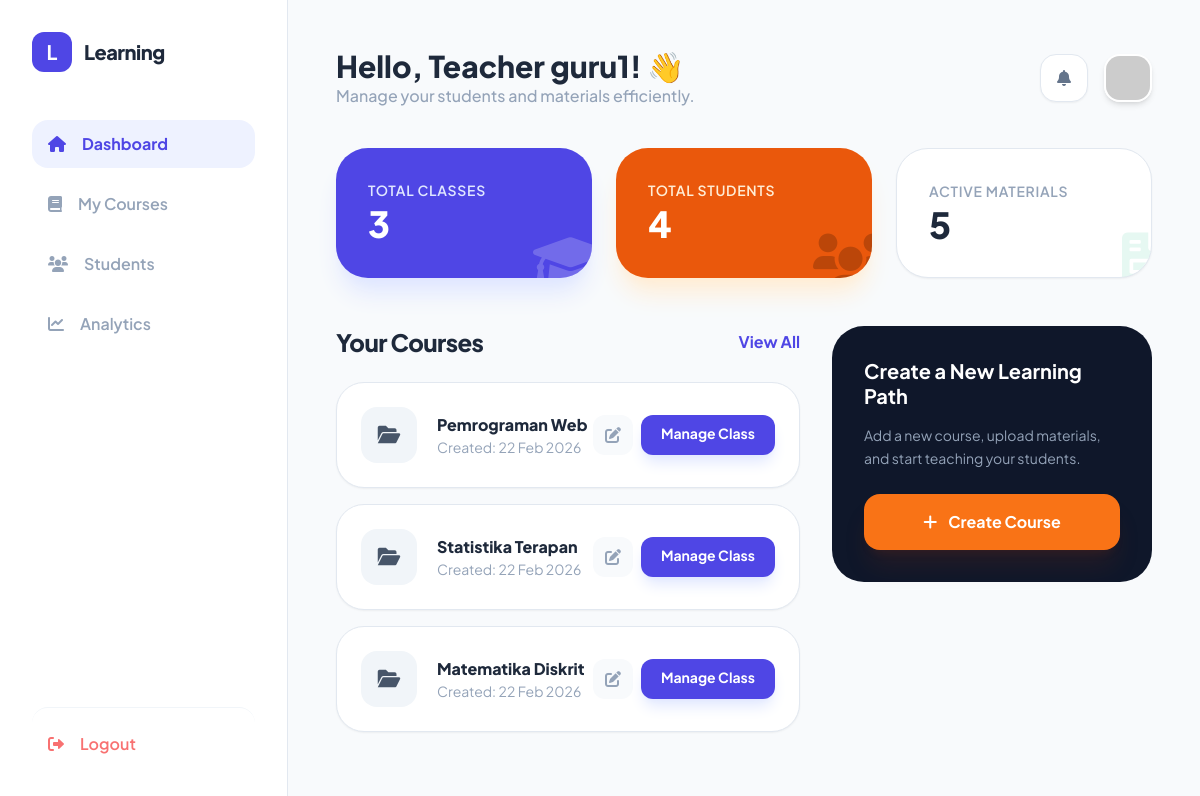
Screenshot of /dashboard_teacher.php (signed in) with the database file from the repository.
### tables this page shows
CREATE TABLE `courses` (
  `id` int(11) NOT NULL,
  `teacher_id` int(11) DEFAULT NULL,
  `title` varchar(100) NOT NULL,
  `class_code` varchar(10) DEFAULT NULL,
  `description` text DEFAULT NULL
);

### dashboard_teacher.php (the view, shortened to what this page needs)
<?php
include 'koneksi.php';
$username = $_SESSION['username'];
$teacher_id = $_SESSION['user_id'];
$count_classes = mysqli_query($conn, "SELECT COUNT(*) as total FROM courses WHERE teacher_id = '$teacher_id'");
$total_classes = mysqli_fetch_assoc($count_classes)['total'];
$count_students = mysqli_query($conn, "SELECT COUNT(DISTINCT enrollments.student_id) as total
    FROM enrollments
    JOIN courses ON enrollments.course_id = courses.id
    WHERE courses.teacher_id = '$teacher_id'");
$total_students = mysqli_fetch_assoc($count_students)['total'];
$count_materials = mysqli_query($conn, "SELECT COUNT(*) as total
    FROM materials
    JOIN courses ON materials.course_id = courses.id
    WHERE courses.teacher_id = '$teacher_id'");
$total_materials = mysqli_fetch_assoc($count_materials)['total'];
$query_classes = "SELECT * FROM courses WHERE teacher_id = '$teacher_id' ORDER BY id DESC";
$result_classes = mysqli_query($conn, $query_classes);
?>
<!DOCTYPE html>
<html lang="en">
<head>
    <script src="https://cdn.tailwindcss.com"></script>
    <link href="https://cdnjs.cloudflare.com/ajax/libs/font-awesome/6.0.0/css/all.min.css" rel="stylesheet">
</head>
<body class="bg-slate-50 flex h-screen overflow-hidden">
    <aside class="w-72 bg-white border-r border-slate-200 flex flex-col p-8">
        <div class="flex items-center gap-3 mb-12">
            <div class="w-10 h-10 bg-indigo-600 rounded-xl flex items-center justify-center text-white font-bold text-xl">L</div>
            <span class="text-xl font-extrabold text-slate-800 tracking-tight">Learning</span>
        </div>
        <nav class="space-y-3 flex-1">
            <a href="dashboard_teacher.php" class="flex items-center gap-4 text-indigo-600 bg-indigo-50 px-4 py-3 rounded-2xl font-bold transition">
                <i class="fa-solid fa-house"></i> Dashboard
            </a>
            <a href="course_teacher.php" class="flex items-center gap-4 text-slate-400 hover:text-indigo-600 hover:bg-indigo-50 px-4 py-3 rounded-2xl font-semibold transition">
                <i class="fa-solid fa-book"></i> My Courses
            </a>
            <a href="students.php" class="flex items-center gap-4 text-slate-400 hover:text-indigo-600 hover:bg-indigo-50 px-4 py-3 rounded-2xl font-semibold transition">
                <i class="fa-solid fa-users"></i> Students
            </a>
            <a href="analytics.php" class="flex items-center gap-4 text-slate-400 hover:text-indigo-600 hover:bg-indigo-50 px-4 py-3 rounded-2xl font-semibold transition">
                <i class="fa-solid fa-chart-line"></i> Analytics
            </a>
        </nav>
        <a href="logout.php" class="flex items-center gap-4 text-red-400 hover:text-red-600 px-4 py-3 rounded-2xl font-semibold transition mt-auto border-t border-slate-100 pt-6">
            <i class="fa-solid fa-right-from-bracket"></i> Logout
        </a>
    </aside>
    <main class="flex-1 overflow-y-auto p-12">
        <header class="flex justify-between items-center mb-10">
            <div>
                <h1 class="text-3xl font-extrabold text-slate-800">Hello, Teacher <?php echo $username; ?>! 👋</h1>
                <p class="text-slate-400 font-medium">Manage your students and materials efficiently.</p>
            </div>
            <div class="flex items-center gap-4">
                <button class="w-12 h-12 bg-white border border-slate-200 rounded-2xl flex items-center justify-center text-slate-500 hover:bg-slate-50 transition shadow-sm">
                    <i class="fa-solid fa-bell"></i>
                </button>
                <img src="https://ui-avatars.com/api/?name=<?php echo $username; ?>&background=4f46e5&color=fff" class="w-12 h-12 rounded-2xl shadow-md border-2 border-white">
            </div>
        </header>
<div class="grid grid-cols-1 md:grid-cols-3 gap-6 mb-12">
            <div class="bg-indigo-600 p-8 rounded-[32px] text-white shadow-xl shadow-indigo-100 flex flex-col justify-between relative overflow-hidden group">
                <i class="fa-solid fa-graduation-cap text-6xl absolute -right-4 -bottom-4 opacity-20 group-hover:scale-110 transition"></i>
                <div class="relative z-10">
                    <h4 class="text-indigo-100 text-sm font-semibold uppercase tracking-wider mb-1">Total Classes</h4>
                    <span class="text-4xl font-extrabold"><?php echo $total_classes; ?></span>
                </div>
            </div>
            <div class="bg-orange-600 p-8 rounded-[32px] btext-white shadow-xl shadow-orange-100 flex flex-col justify-between relative overflow-hidden group">
                <i class="fa-solid fa-users text-6xl absolute -right-4 -bottom-4 opacity-20 group-hover:scale-110 transition"></i>
                <div class="relative z-10">
                    <h4 class="text-orange-100 text-sm font-semibold uppercase tracking-wider mb-1">Total Students</h4>
                    <span class="text-4xl font-extrabold text-white"><?php echo $total_students; ?></span>
                </div>
            </div>
            <div class="bg-white p-8 rounded-[32px] border border-slate-200 shadow-sm flex flex-col justify-between relative overflow-hidden group">
                <i class="fa-solid fa-file-invoice text-6xl absolute -right-4 -bottom-4 text-emerald-500 opacity-10 group-hover:scale-110 transition"></i>
                <div class="relative z-10">
                    <h4 class="text-slate-400 text-sm font-semibold uppercase tracking-wider mb-1">Active Materials</h4>
                    <span class="text-4xl font-extrabold text-slate-800"><?php echo $total_materials; ?></span>
                </div>
            </div>
        </div>
        <div class="flex flex-col md:flex-row gap-8">
            <div class="flex-1">
                <div class="flex items-center justify-between mb-6">
                    <h2 class="text-2xl font-extrabold text-slate-800 tracking-tight">Your Courses</h2>
                    <a href="course_teacher.php" class="text-indigo-600 font-bold hover:underline">View All</a>
                </div>
                <div class="space-y-4">
                    <?php if(mysqli_num_rows($result_classes) > 0): ?>
                        <?php while($class = mysqli_fetch_assoc($result_classes)): ?>
                        <div class="bg-white p-6 rounded-[28px] border border-slate-200 shadow-sm flex items-center justify-between hover:border-indigo-300 transition group">
                            <div class="flex items-center gap-5">
                                <div class="w-14 h-14 bg-slate-100 text-slate-600 rounded-2xl flex items-center justify-center text-xl group-hover:bg-indigo-600 group-hover:text-white transition">
                                    <i class="fa-solid fa-folder-open"></i>
                                </div>
                                <div>
                                    <h4 class="font-extrabold text-slate-800"><?php echo $class['title']; ?></h4>
                                    <p class="text-slate-400 text-sm">Created: <?php echo date('d M Y', strtotime($class['created_at'] ?? 'now')); ?></p>
                                </div>
                            </div>
                            <div class="flex gap-2">
                                <a href="edit_course.php?id=<?php echo $class['id']; ?>" class="w-10 h-10 bg-slate-50 text-slate-400 rounded-xl flex items-center justify-center hover:bg-amber-50 hover:text-amber-600 transition">
                                    <i class="fa-solid fa-pen-to-square"></i>
                                </a>
                                <a href="course_detail.php?id=<?php echo $class['id']; ?>" class="px-5 py-2 bg-indigo-600 text-white rounded-xl text-sm font-bold shadow-lg shadow-indigo-100 hover:bg-indigo-700 transition">
                                    Manage Class
                                </a>
                            </div>
                        </div>
                        <?php endwhile; ?>
                    <?php else: ?>
                        <div class="text-center py-10 bg-white rounded-[28px] border-2 border-dashed border-slate-200">
                            <p class="text-slate-400">No courses created yet.</p>
                        </div>
                    <?php endif; ?>
                </div>
            </div>
            <div class="w-full md:w-80">
                <div class="bg-slate-900 p-8 rounded-[32px] text-white">
                    <h3 class="text-xl font-bold mb-4 leading-tight">Create a New Learning Path</h3>
                    <p class="text-slate-400 text-sm mb-6 leading-relaxed">Add a new course, upload materials, and start teaching your students.</p>
                    <a href="create_course.php" class="block w-full text-center bg-orange-500 hover:bg-orange-600 text-white font-bold py-4 rounded-2xl shadow-xl shadow-orange-900/20 transition transform active:scale-95">
                        <i class="fa-solid fa-plus mr-2"></i> Create Course
                    </a>
                </div>
            </div>
        </div>
    </main>
</body>
</html>

### dashboard_teacher.php (style rules this page uses)
body { font-family: 'Plus Jakarta Sans', sans-serif; }

### rows the page displays
courses: title "Pemrograman Web", created_at "22 Feb 2026"
courses: title "Statistika Terapan", created_at "22 Feb 2026"
courses: title "Matematika Diskrit", created_at "22 Feb 2026"

### other values shown
$username "guru1"
$total_classes "3"
$total_students "4"
$total_materials "5"
